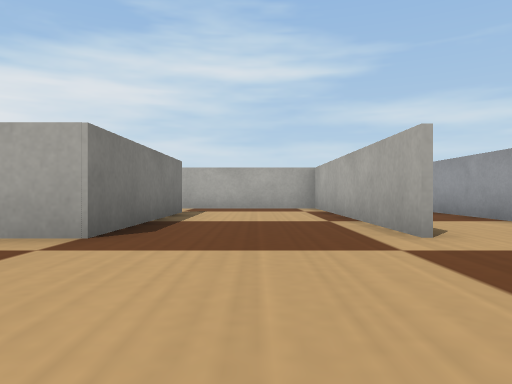
view 1 (above)

24 first-person views from a walk through a world built for the Webots simulator. The camera is 0.04 m above the floor, looks level and sees 70° across. The floor is counted in squares, 0.1 m on a side. Each view is taken from the middle of a square. On the plan, view 1 faces up. The plan holds only what a view shows up to about 9 squares ahead; the rest is blank. Robots are left out. Webots' stock objects and surfaces are drawn as simple stand-ins.

view 2
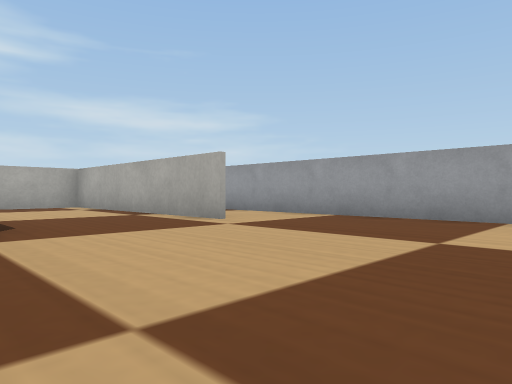

view 3
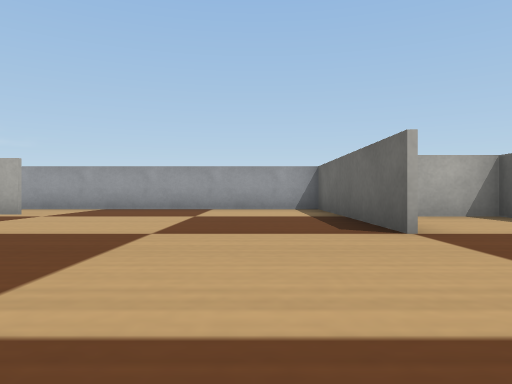

view 4
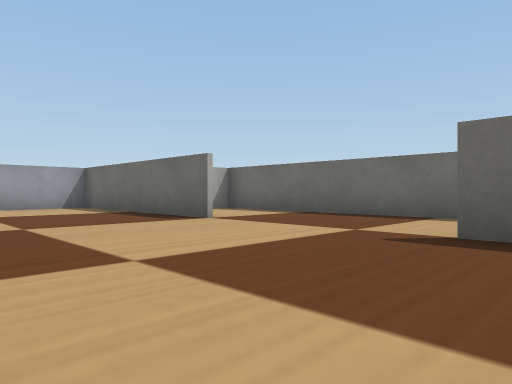

view 5
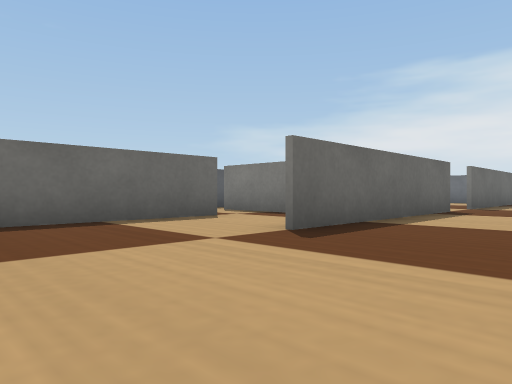

view 6
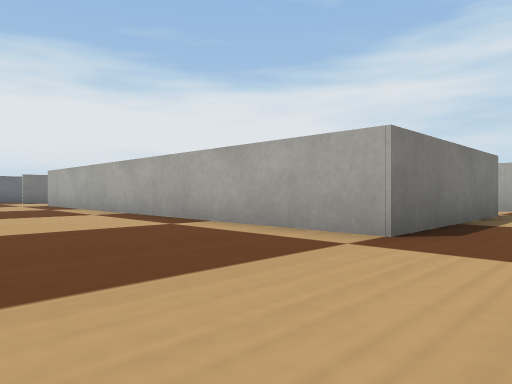

view 7
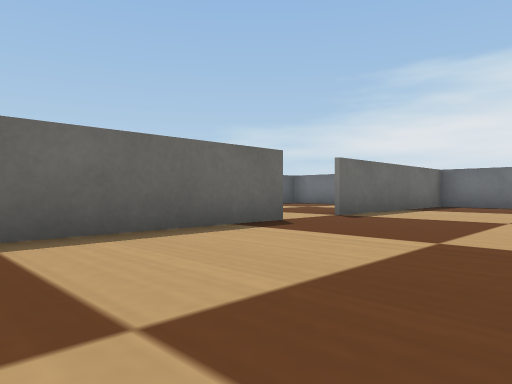

view 8
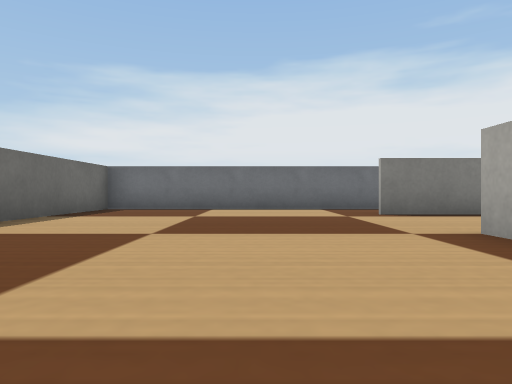

view 9
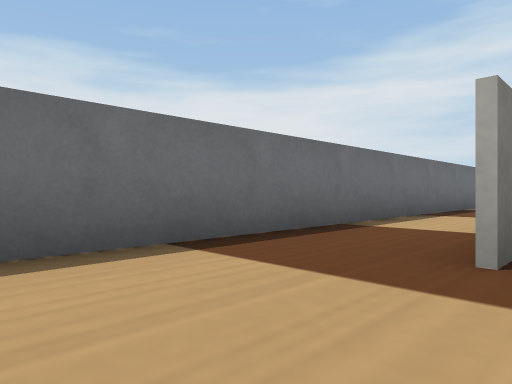

view 10
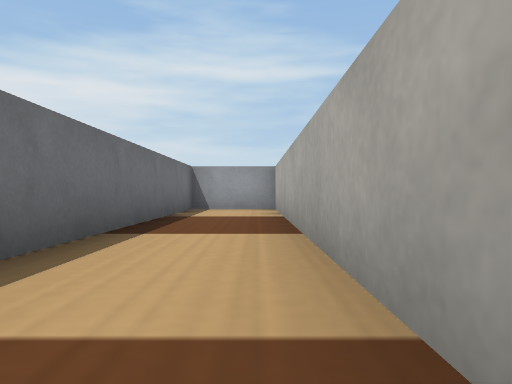

view 11
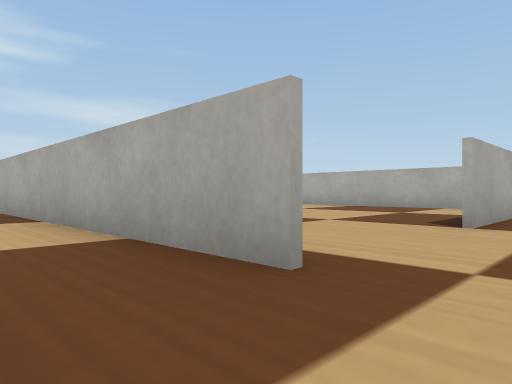

view 12
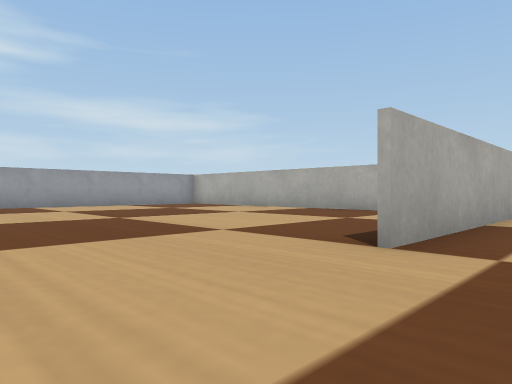

view 13
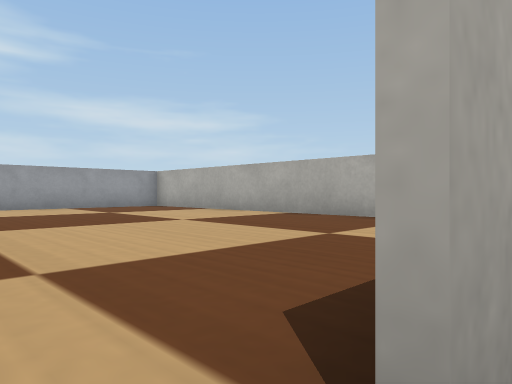

view 14
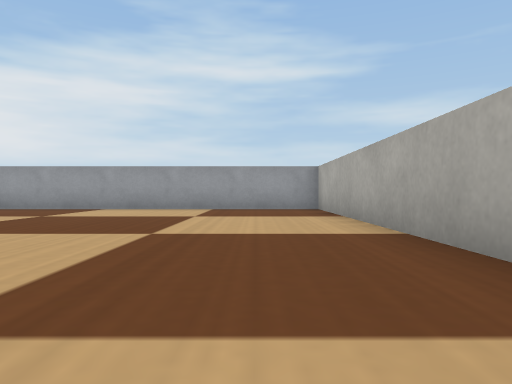

view 15
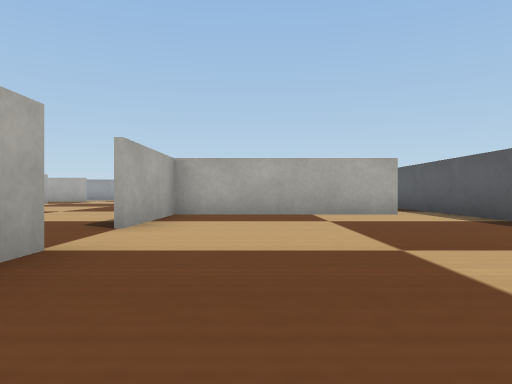

view 16
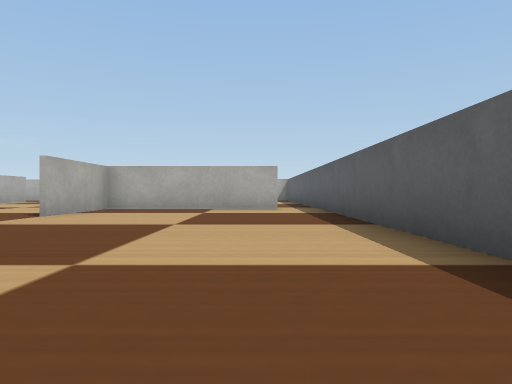

view 17
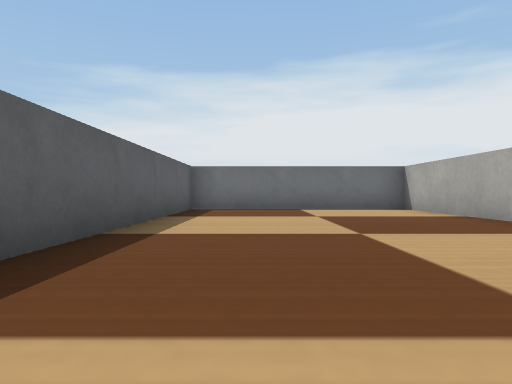

view 18
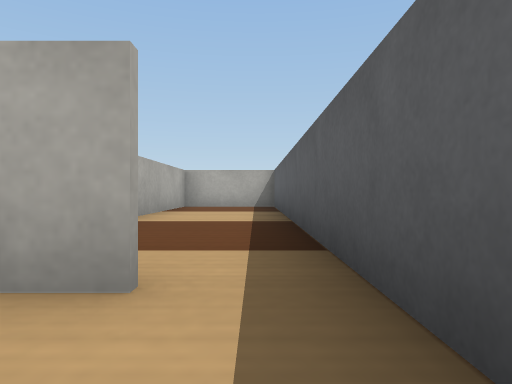

view 19
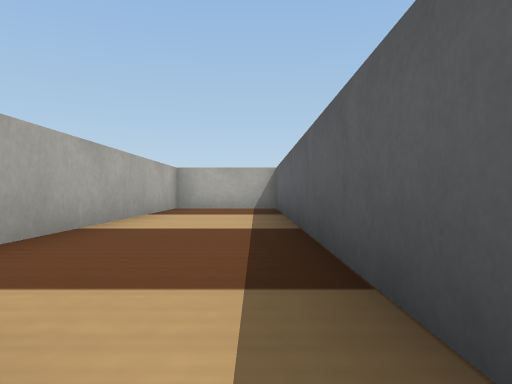

view 20
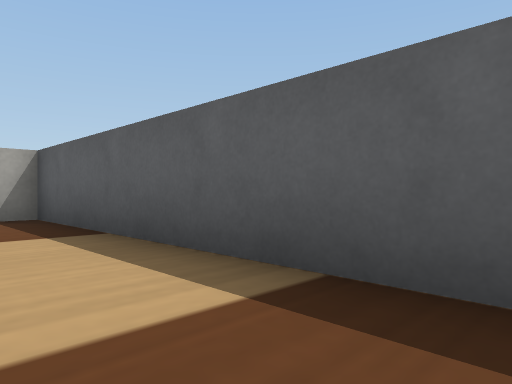

view 21
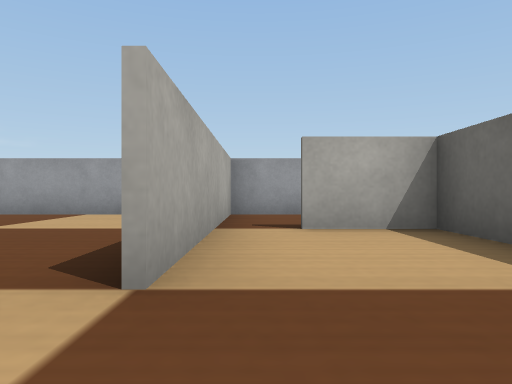

view 22
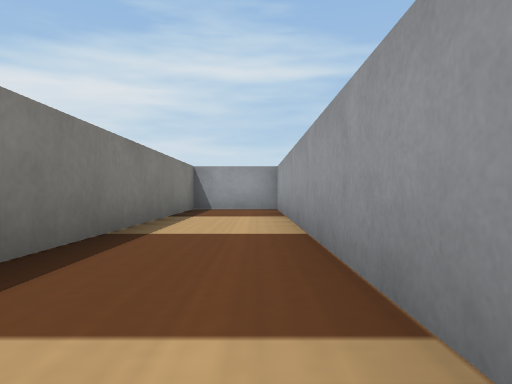

view 23
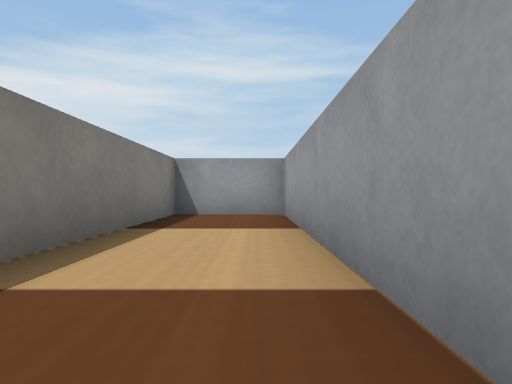

view 24
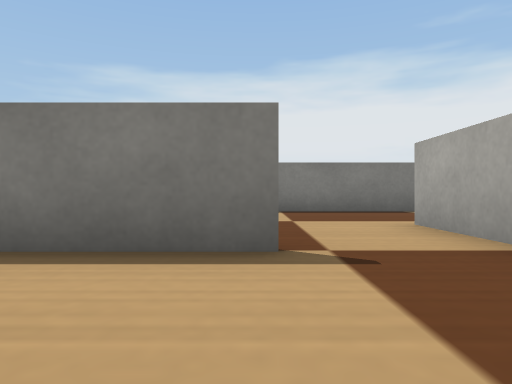

### Floor plan
Points are (right, up) in squares from view 1. A wall is a line through its corners. A room is listed if a view was taken in it or the views show most of it. See-through windows are left out.
Room 1 (views 1, 6, 24)
walls: (1.5, 3.1) (1.5, 8.9) (-1.6, 9); (-1.4, 7.2) (-1.4, 3.2); (-1.5, -2.5) (1.5, -2.5)
ways out: opening at (-1, 0.5) to room 2; opening at (2, 1) to room 8; opening at (-1, 8)
Room 2 (views 2, 3, 4, 5, 7, 8, 9, 12, 13)
walls: (-10, -2.4) (-4.9, -2.4); (-1.4, 3.2) (-11.5, 3.2); (-14.5, -2.4) (-11.5, -2.4)
ways out: opening at (-1, 0.5) to room 1; opening at (-13.6, 1.6) to room 3; opening at (-11, -2) to room 5; opening at (-3, -2) to room 7
Room 3 (views 10, 11)
walls: (-14.5, 3.1) (-14.5, 12.5) (-16.5, 12.5) (-16.5, -2); (-16.5, -2.4) (-14.5, -2.4)
ways out: opening at (-13.6, 1.6) to room 2
Room 4 (view 14)
walls: (-6.5, 4.6) (-6.5, 12.5) (-14, 12.5); (-14.4, 5) (-14.4, 3.1)
Room 5 (views 15, 16, 17, 18, 19)
walls: (-11.4, -2.5) (-16.5, -2.5); (-7.5, -6.5) (-7.5, -2.6) (-10, -2.5); (-16.5, -2) (-16.5, -7.5) (-7.6, -7.5)
ways out: opening at (-11, -2) to room 2; opening at (-7, -7) to room 6
Room 6 (view 20)
walls: (1, -5.1) (-5.3, -5.1); (-7.6, -7.5) (0.9, -7.5) (0.9, -5); (-7.5, -4.6) (-7.5, -6.5)
ways out: opening at (-7, -7) to room 5; gap at (-6, -5) to room 7
Room 7 (view 21)
walls: (0.5, -2.6) (-1.5, -2.6); (-6, -4.9) (1, -5); (0.9, -5) (0.9, -3.5)
ways out: opening at (-3, -2) to room 2; gap at (-6, -5) to room 6; opening at (1, -3)
Room 8 (views 22, 23)
walls: (3.5, -1.9) (3.5, 12.5) (1.6, 12.5) (1.6, 6); (1.5, -2.5) (3.5, -2.5)
ways out: opening at (2, 1) to room 1

Positions as (right, up) in squares from view 1, and headings:
1: (0, 0), facing up
2: (-2, -1), facing up-right
3: (-5, -1), facing right
4: (-6, 1), facing down-right
5: (-2, 0), facing down-left
6: (0, 0), facing up-left
7: (-6, 1), facing down-left
8: (-8, 1), facing left
9: (-14, 1), facing up-left
10: (-15, 4), facing up
11: (-16, 2), facing up-right
12: (-14, 2), facing up-right
13: (-12, 3), facing up-right
14: (-8, 4), facing up
15: (-14, -4), facing right
16: (-16, -6), facing right
17: (-8, -6), facing left
18: (-9, -7), facing right
19: (-8, -7), facing right
20: (-5, -6), facing down-right
21: (-3, -3), facing right
22: (3, 4), facing up
23: (3, 6), facing up
24: (1, 7), facing left
